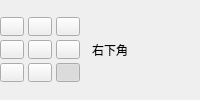
                                                        <widget class="QWidget" name="positionGroup">
                                                          <layout class="QHBoxLayout" name="positionLayout">
                                                            <property name="leftMargin">
                                                              <number>0</number>
                                                            </property>
                                                            <property name="topMargin">
                                                              <number>0</number>
                                                            </property>
                                                            <property name="rightMargin">
                                                              <number>0</number>
                                                            </property>
                                                            <property name="bottomMargin">
                                                              <number>0</number>
                                                            </property>
                                                            <property name="spacing">
                                                              <number>12</number>
                                                            </property>
                                                            <item>
                                                              <widget class="QWidget" name="anchorGridWidget">
                                                                <property name="minimumSize">
                                                                  <size>
                                                                    <width>80</width>
                                                                    <height>65</height>
                                                                  </size>
                                                                </property>
                                                                <property name="maximumSize">
                                                                  <size>
                                                                    <width>80</width>
                                                                    <height>65</height>
                                                                  </size>
                                                                </property>
                                                                <layout class="QGridLayout" name="anchorGrid">
                                                                  <property name="leftMargin">
                                                                    <number>0</number>
                                                                  </property>
                                                                  <property name="topMargin">
                                                                    <number>0</number>
                                                                  </property>
                                                                  <property name="rightMargin">
                                                                    <number>0</number>
                                                                  </property>
                                                                  <property name="bottomMargin">
                                                                    <number>0</number>
                                                                  </property>
                                                                  <property name="spacing">
                                                                    <number>4</number>
                                                                  </property>
                                                                  <item row="0" column="0">
                                                                    <widget class="QPushButton" name="anchor00">
                                                                      <property name="text">
                                                                        <string />
                                                                      </property>
                                                                      <property name="checkable">
                                                                        <bool>true</bool>
                                                                      </property>
                                                                      <property name="checked">
                                                                        <bool>false</bool>
                                                                      </property>
                                                                      <property name="cursor">
                                                                        <cursorShape>PointingHandCursor</cursorShape>
                                                                      </property>
                                                                      <property name="autoExclusive">
                                                                        <bool>true</bool>
                                                                      </property>
                                                                      <property name="minimumSize">
                                                                        <size>
                                                                          <width>24</width>
                                                                          <height>19</height>
                                                                        </size>
                                                                      </property>
                                                                      <property name="maximumSize">
                                                                        <size>
                                                                          <width>24</width>
                                                                          <height>19</height>
                                                                        </size>
                                                                      </property>
                                                                      <property name="toolTip">
                                                                        <string>位置：第1行，第1列</string>
                                                                      </property>
                                                                    </widget>
                                                                  </item>
                                                                  <item row="0" column="1">
                                                                    <widget class="QPushButton" name="anchor01">
                                                                      <property name="text">
                                                                        <string />
                                                                      </property>
                                                                      <property name="checkable">
                                                                        <bool>true</bool>
                                                                      </property>
                                                                      <property name="checked">
                                                                        <bool>false</bool>
                                                                      </property>
                                                                      <property name="cursor">
                                                                        <cursorShape>PointingHandCursor</cursorShape>
                                                                      </property>
                                                                      <property name="autoExclusive">
                                                                        <bool>true</bool>
                                                                      </property>
                                                                      <property name="minimumSize">
                                                                        <size>
                                                                          <width>24</width>
                                                                          <height>19</height>
                                                                        </size>
                                                                      </property>
                                                                      <property name="maximumSize">
                                                                        <size>
                                                                          <width>24</width>
                                                                          <height>19</height>
                                                                        </size>
                                                                      </property>
                                                                      <property name="toolTip">
                                                                        <string>位置：第1行，第2列</string>
                                                                      </property>
                                                                    </widget>
                                                                  </item>
                                                                  <item row="0" column="2">
                                                                    <widget class="QPushButton" name="anchor02">
                                                                      <property name="text">
                                                                        <string />
                                                                      </property>
                                                                      <property name="checkable">
                                                                        <bool>true</bool>
                                                                      </property>
                                                                      <property name="checked">
                                                                        <bool>false</bool>
                                                                      </property>
                                                                      <property name="cursor">
                                                                        <cursorShape>PointingHandCursor</cursorShape>
                                                                      </property>
                                                                      <property name="autoExclusive">
                                                                        <bool>true</bool>
                                                                      </property>
                                                                      <property name="minimumSize">
                                                                        <size>
                                                                          <width>24</width>
                                                                          <height>19</height>
                                                                        </size>
                                                                      </property>
                                                                      <property name="maximumSize">
                                                                        <size>
                                                                          <width>24</width>
                                                                          <height>19</height>
                                                                        </size>
                                                                      </property>
                                                                      <property name="toolTip">
                                                                        <string>位置：第1行，第3列</string>
                                                                      </property>
                                                                    </widget>
                                                                  </item>
                                                                  <item row="1" column="0">
                                                                    <widget class="QPushButton" name="anchor10">
                                                                      <property name="text">
                                                                        <string />
                                                                      </property>
                                                                      <property name="checkable">
                                                                        <bool>true</bool>
                                                                      </property>
                                                                      <property name="checked">
                                                                        <bool>false</bool>
                                                                      </property>
                                                                      <property name="cursor">
                                                                        <cursorShape>PointingHandCursor</cursorShape>
                                                                      </property>
                                                                      <property name="autoExclusive">
                                                                        <bool>true</bool>
                                                                      </property>
                                                                      <property name="minimumSize">
                                                                        <size>
                                                                          <width>24</width>
                                                                          <height>19</height>
                                                                        </size>
                                                                      </property>
                                                                      <property name="maximumSize">
                                                                        <size>
                                                                          <width>24</width>
                                                                          <height>19</height>
                                                                        </size>
                                                                      </property>
                                                                      <property name="toolTip">
                                                                        <string>位置：第2行，第1列</string>
                                                                      </property>
                                                                    </widget>
                                                                  </item>
                                                                  <item row="1" column="1">
                                                                    <widget class="QPushButton" name="anchor11">
                                                                      <property name="text">
                                                                        <string />
                                                                      </property>
                                                                      <property name="checkable">
                                                                        <bool>true</bool>
                                                                      </property>
                                                                      <property name="checked">
                                                                        <bool>false</bool>
                                                                      </property>
                                                                      <property name="cursor">
                                                                        <cursorShape>PointingHandCursor</cursorShape>
                                                                      </property>
                                                                      <property name="autoExclusive">
                                                                        <bool>true</bool>
                                                                      </property>
                                                                      <property name="minimumSize">
                                                                        <size>
                                                                          <width>24</width>
                                                                          <height>19</height>
                                                                        </size>
                                                                      </property>
                                                                      <property name="maximumSize">
                                                                        <size>
                                                                          <width>24</width>
                                                                          <height>19</height>
                                                                        </size>
                                                                      </property>
                                                                      <property name="toolTip">
                                                                        <string>位置：第2行，第2列</string>
                                                                      </property>
                                                                    </widget>
                                                                  </item>
                                                                  <item row="1" column="2">
                                                                    <widget class="QPushButton" name="anchor12">
                                                                      <property name="text">
                                                                        <string />
                                                                      </property>
                                                                      <property name="checkable">
                                                                        <bool>true</bool>
                                                                      </property>
                                                                      <property name="checked">
                                                                        <bool>false</bool>
                                                                      </property>
                                                                      <property name="cursor">
                                                                        <cursorShape>PointingHandCursor</cursorShape>
                                                                      </property>
                                                                      <property name="autoExclusive">
                                                                        <bool>true</bool>
                                                                      </property>
                                                                      <property name="minimumSize">
                                                                        <size>
                                                                          <width>24</width>
                                                                          <height>19</height>
                                                                        </size>
                                                                      </property>
                                                                      <property name="maximumSize">
                                                                        <size>
                                                                          <width>24</width>
                                                                          <height>19</height>
                                                                        </size>
                                                                      </property>
                                                                      <property name="toolTip">
                                                                        <string>位置：第2行，第3列</string>
                                                                      </property>
                                                                    </widget>
                                                                  </item>
                                                                  <item row="2" column="0">
                                                                    <widget class="QPushButton" name="anchor20">
                                                                      <property name="text">
                                                                        <string />
                                                                      </property>
                                                                      <property name="checkable">
                                                                        <bool>true</bool>
                                                                      </property>
                                                                      <property name="checked">
                                                                        <bool>false</bool>
                                                                      </property>
                                                                      <property name="cursor">
                                                                        <cursorShape>PointingHandCursor</cursorShape>
                                                                      </property>
                                                                      <property name="autoExclusive">
                                                                        <bool>true</bool>
                                                                      </property>
                                                                      <property name="minimumSize">
                                                                        <size>
                                                                          <width>24</width>
                                                                          <height>19</height>
                                                                        </size>
                                                                      </property>
                                                                      <property name="maximumSize">
                                                                        <size>
                                                                          <width>24</width>
                                                                          <height>19</height>
                                                                        </size>
                                                                      </property>
                                                                      <property name="toolTip">
                                                                        <string>位置：第3行，第1列</string>
                                                                      </property>
                                                                    </widget>
                                                                  </item>
                                                                  <item row="2" column="1">
                                                                    <widget class="QPushButton" name="anchor21">
                                                                      <property name="text">
                                                                        <string />
                                                                      </property>
                                                                      <property name="checkable">
                                                                        <bool>true</bool>
                                                                      </property>
                                                                      <property name="checked">
                                                                        <bool>false</bool>
                                                                      </property>
                                                                      <property name="cursor">
                                                                        <cursorShape>PointingHandCursor</cursorShape>
                                                                      </property>
                                                                      <property name="autoExclusive">
                                                                        <bool>true</bool>
                                                                      </property>
                                                                      <property name="minimumSize">
                                                                        <size>
                                                                          <width>24</width>
                                                                          <height>19</height>
                                                                        </size>
                                                                      </property>
                                                                      <property name="maximumSize">
                                                                        <size>
                                                                          <width>24</width>
                                                                          <height>19</height>
                                                                        </size>
                                                                      </property>
                                                                      <property name="toolTip">
                                                                        <string>位置：第3行，第2列</string>
                                                                      </property>
                                                                    </widget>
                                                                  </item>
                                                                  <item row="2" column="2">
                                                                    <widget class="QPushButton" name="anchor22">
                                                                      <property name="text">
                                                                        <string />
                                                                      </property>
                                                                      <property name="checkable">
                                                                        <bool>true</bool>
                                                                      </property>
                                                                      <property name="checked">
                                                                        <bool>true</bool>
                                                                      </property>
                                                                      <property name="cursor">
                                                                        <cursorShape>PointingHandCursor</cursorShape>
                                                                      </property>
                                                                      <property name="autoExclusive">
                                                                        <bool>true</bool>
                                                                      </property>
                                                                      <property name="minimumSize">
                                                                        <size>
                                                                          <width>24</width>
                                                                          <height>19</height>
                                                                        </size>
                                                                      </property>
                                                                      <property name="maximumSize">
                                                                        <size>
                                                                          <width>24</width>
                                                                          <height>19</height>
                                                                        </size>
                                                                      </property>
                                                                      <property name="toolTip">
                                                                        <string>位置：第3行，第3列</string>
                                                                      </property>
                                                                    </widget>
                                                                  </item>
                                                                </layout>
                                                              </widget>
                                                            </item>
                                                            <item>
                                                              <widget class="QLabel" name="positionValue">
                                                                <property name="text">
                                                                  <string>右下角</string>
                                                                </property>
                                                              </widget>
                                                            </item>
                                                          </layout>
                                                        </widget>
